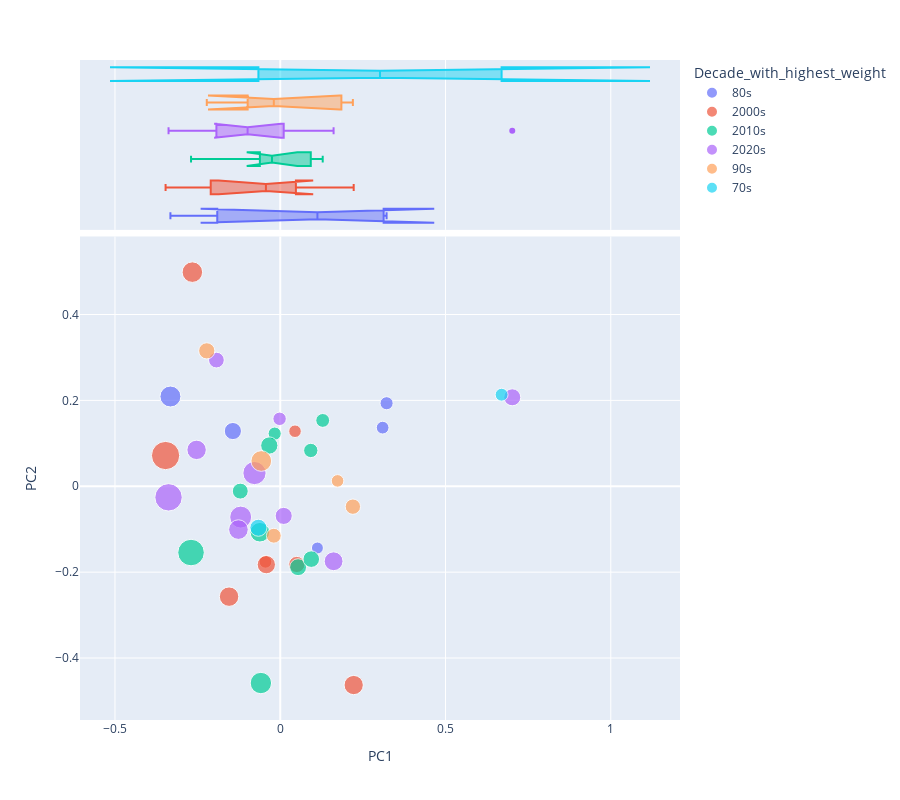

Notebook cell for this chart:
### Markdown cell above
### LDA + PCA Visualization combined with LIB table to see decade with highest weight

### Code cell
grouped_sum_theta = THETA.groupby('decade_id').sum().T

max_decades_weights = grouped_sum_theta.idxmax(axis=1)

THETA_with_decades = pd.DataFrame({'Term': grouped_sum_theta.index, 'Decade_with_highest_weight': max_decades_weights})

decade_mapping = LIB['Decade'].to_dict()

DCM_with_TOPICS_THETA = DCM_T.join(TOPICS).join(THETA_with_decades)

DCM_with_TOPICS_THETA['Decade_with_highest_weight'] = DCM_with_TOPICS_THETA['Decade_with_highest_weight'].map(decade_mapping)

DCM_with_TOPICS_THETA

px.scatter(DCM_with_TOPICS_THETA, "PC1", "PC2", color='Decade_with_highest_weight', hover_name='doc_weight_sum', \
           hover_data=['doc_weight_sum'], marginal_x='box', symbol=None, size='doc_weight_sum', height=800)

### Figure 1 — Plotly figure (JSON) as saved in the notebook; plotly's stock layout.template omitted (floating-point values rounded to 4 significant figures)
{"data": [{"customdata": [[7.168], [8.155], [14.79], [8.608], [22.01]], "hovertemplate": "<b>%{hovertext}</b><br><br>Decade_with_highest_weight=80s<br>PC1=%{x}<br>PC2=%{y}<br>doc_weight_sum=%{customdata[0]}<extra></extra>", "hovertext": [7.168, 8.155, 14.79, 8.608, 22.01], "legendgroup": "80s", "marker": {"color": "#636efa", "size": [7.168, 8.155, 14.79, 8.608, 22.01], "sizemode": "area", "sizeref": 0.1001, "symbol": "circle"}, "mode": "markers", "name": "80s", "orientation": "v", "showlegend": true, "type": "scatter", "x": [0.1125, 0.3098, -0.1433, 0.3217, -0.3323], "xaxis": "x", "y": [-0.1437, 0.1365, 0.1286, 0.1934, 0.209], "yaxis": "y"}, {"alignmentgroup": "True", "customdata": [[7.168], [8.155], [14.79], [8.608], [22.01]], "hovertemplate": "<b>%{hovertext}</b><br><br>Decade_with_highest_weight=80s<br>PC1=%{x}<br>doc_weight_sum=%{customdata[0]}<extra></extra>", "hovertext": [7.168, 8.155, 14.79, 8.608, 22.01], "legendgroup": "80s", "marker": {"color": "#636efa", "symbol": "circle"}, "name": "80s", "notched": true, "offsetgroup": "80s", "showlegend": false, "type": "box", "x": [0.1125, 0.3098, -0.1433, 0.3217, -0.3323], "xaxis": "x2", "yaxis": "y2"}, {"customdata": [[7.984], [16.78], [7.931], [13.19], [21.12], [18.97], [40.06], [18.62]], "hovertemplate": "<b>%{hovertext}</b><br><br>Decade_with_highest_weight=2000s<br>PC1=%{x}<br>PC2=%{y}<br>doc_weight_sum=%{customdata[0]}<extra></extra>", "hovertext": [7.984, 16.78, 7.931, 13.19, 21.12, 18.97, 40.06, 18.62], "legendgroup": "2000s", "marker": {"color": "#EF553B", "size": [7.984, 16.78, 7.931, 13.19, 21.12, 18.97, 40.06, 18.62], "sizemode": "area", "sizeref": 0.1001, "symbol": "circle"}, "mode": "markers", "name": "2000s", "orientation": "v", "showlegend": true, "type": "scatter", "x": [-0.0446, -0.0421, 0.04466, 0.05005, -0.2659, -0.1548, -0.3469, 0.2222], "xaxis": "x", "y": [-0.176, -0.1825, 0.1282, -0.1821, 0.4987, -0.257, 0.07161, -0.4629], "yaxis": "y"}, {"alignmentgroup": "True", "customdata": [[7.984], [16.78], [7.931], [13.19], [21.12], [18.97], [40.06], [18.62]], "hovertemplate": "<b>%{hovertext}</b><br><br>Decade_with_highest_weight=2000s<br>PC1=%{x}<br>doc_weight_sum=%{customdata[0]}<extra></extra>", "hovertext": [7.984, 16.78, 7.931, 13.19, 21.12, 18.97, 40.06, 18.62], "legendgroup": "2000s", "marker": {"color": "#EF553B", "symbol": "circle"}, "name": "2000s", "notched": true, "offsetgroup": "2000s", "showlegend": false, "type": "box", "x": [-0.0446, -0.0421, 0.04466, 0.05005, -0.2659, -0.1548, -0.3469, 0.2222], "xaxis": "x2", "yaxis": "y2"}, {"customdata": [[14.32], [8.691], [9.633], [19.25], [22.93], [35.38], [12.71], [13.79], [10.29], [14.91]], "hovertemplate": "<b>%{hovertext}</b><br><br>Decade_with_highest_weight=2010s<br>PC1=%{x}<br>PC2=%{y}<br>doc_weight_sum=%{customdata[0]}<extra></extra>", "hovertext": [14.32, 8.691, 9.633, 19.25, 22.93, 35.38, 12.71, 13.79, 10.29, 14.91], "legendgroup": "2010s", "marker": {"color": "#00cc96", "size": [14.32, 8.691, 9.633, 19.25, 22.93, 35.38, 12.71, 13.79, 10.29, 14.91], "sizemode": "area", "sizeref": 0.1001, "symbol": "circle"}, "mode": "markers", "name": "2010s", "orientation": "v", "showlegend": true, "type": "scatter", "x": [0.05401, -0.01682, 0.1285, -0.06161, -0.05854, -0.2699, -0.1209, 0.09385, 0.09238, -0.03315], "xaxis": "x", "y": [-0.1884, 0.1226, 0.1533, -0.107, -0.4582, -0.1543, -0.01129, -0.1696, 0.0834, 0.09497], "yaxis": "y"}, {"alignmentgroup": "True", "customdata": [[14.32], [8.691], [9.633], [19.25], [22.93], [35.38], [12.71], [13.79], [10.29], [14.91]], "hovertemplate": "<b>%{hovertext}</b><br><br>Decade_with_highest_weight=2010s<br>PC1=%{x}<br>doc_weight_sum=%{customdata[0]}<extra></extra>", "hovertext": [14.32, 8.691, 9.633, 19.25, 22.93, 35.38, 12.71, 13.79, 10.29, 14.91], "legendgroup": "2010s", "marker": {"color": "#00cc96", "symbol": "circle"}, "name": "2010s", "notched": true, "offsetgroup": "2010s", "showlegend": false, "type": "box", "x": [0.05401, -0.01682, 0.1285, -0.06161, -0.05854, -0.2699, -0.1209, 0.09385, 0.09238, -0.03315], "xaxis": "x2", "yaxis": "y2"}, {"customdata": [[37.59], [14.68], [17.76], [9.033], [12.41], [14.54], [24.1], [18.89], [19.29], [26.97]], "hovertemplate": "<b>%{hovertext}</b><br><br>Decade_with_highest_weight=2020s<br>PC1=%{x}<br>PC2=%{y}<br>doc_weight_sum=%{customdata[0]}<extra></extra>", "hovertext": [37.59, 14.68, 17.76, 9.033, 12.41, 14.54, 24.1, 18.89, 19.29, 26.97], "legendgroup": "2020s", "marker": {"color": "#ab63fa", "size": [37.59, 14.68, 17.76, 9.033, 12.41, 14.54, 24.1, 18.89, 19.29, 26.97], "sizemode": "area", "sizeref": 0.1001, "symbol": "circle"}, "mode": "markers", "name": "2020s", "orientation": "v", "showlegend": true, "type": "scatter", "x": [-0.338, 0.01046, 0.1614, -0.001993, -0.1931, 0.7019, -0.1197, -0.2531, -0.1265, -0.07795], "xaxis": "x", "y": [-0.02575, -0.06899, -0.1746, 0.1571, 0.2939, 0.2072, -0.07169, 0.08477, -0.1008, 0.03081], "yaxis": "y"}, {"alignmentgroup": "True", "customdata": [[37.59], [14.68], [17.76], [9.033], [12.41], [14.54], [24.1], [18.89], [19.29], [26.97]], "hovertemplate": "<b>%{hovertext}</b><br><br>Decade_with_highest_weight=2020s<br>PC1=%{x}<br>doc_weight_sum=%{customdata[0]}<extra></extra>", "hovertext": [37.59, 14.68, 17.76, 9.033, 12.41, 14.54, 24.1, 18.89, 19.29, 26.97], "legendgroup": "2020s", "marker": {"color": "#ab63fa", "symbol": "circle"}, "name": "2020s", "notched": true, "offsetgroup": "2020s", "showlegend": false, "type": "box", "x": [-0.338, 0.01046, 0.1614, -0.001993, -0.1931, 0.7019, -0.1197, -0.2531, -0.1265, -0.07795], "xaxis": "x2", "yaxis": "y2"}, {"customdata": [[7.92], [13.22], [21.52], [11.82], [11.08]], "hovertemplate": "<b>%{hovertext}</b><br><br>Decade_with_highest_weight=90s<br>PC1=%{x}<br>PC2=%{y}<br>doc_weight_sum=%{customdata[0]}<extra></extra>", "hovertext": [7.92, 13.22, 21.52, 11.82, 11.08], "legendgroup": "90s", "marker": {"color": "#FFA15A", "size": [7.92, 13.22, 21.52, 11.82, 11.08], "sizemode": "area", "sizeref": 0.1001, "symbol": "circle"}, "mode": "markers", "name": "90s", "orientation": "v", "showlegend": true, "type": "scatter", "x": [0.1734, -0.2223, -0.05735, 0.2197, -0.01947], "xaxis": "x", "y": [0.01258, 0.3154, 0.05889, -0.04747, -0.1152], "yaxis": "y"}, {"alignmentgroup": "True", "customdata": [[7.92], [13.22], [21.52], [11.82], [11.08]], "hovertemplate": "<b>%{hovertext}</b><br><br>Decade_with_highest_weight=90s<br>PC1=%{x}<br>doc_weight_sum=%{customdata[0]}<extra></extra>", "hovertext": [7.92, 13.22, 21.52, 11.82, 11.08], "legendgroup": "90s", "marker": {"color": "#FFA15A", "symbol": "circle"}, "name": "90s", "notched": true, "offsetgroup": "90s", "showlegend": false, "type": "box", "x": [0.1734, -0.2223, -0.05735, 0.2197, -0.01947], "xaxis": "x2", "yaxis": "y2"}, {"customdata": [[14.57], [8.325]], "hovertemplate": "<b>%{hovertext}</b><br><br>Decade_with_highest_weight=70s<br>PC1=%{x}<br>PC2=%{y}<br>doc_weight_sum=%{customdata[0]}<extra></extra>", "hovertext": [14.57, 8.325], "legendgroup": "70s", "marker": {"color": "#19d3f3", "size": [14.57, 8.325], "sizemode": "area", "sizeref": 0.1001, "symbol": "circle"}, "mode": "markers", "name": "70s", "orientation": "v", "showlegend": true, "type": "scatter", "x": [-0.0661, 0.6697], "xaxis": "x", "y": [-0.0966, 0.2132], "yaxis": "y"}, {"alignmentgroup": "True", "customdata": [[14.57], [8.325]], "hovertemplate": "<b>%{hovertext}</b><br><br>Decade_with_highest_weight=70s<br>PC1=%{x}<br>doc_weight_sum=%{customdata[0]}<extra></extra>", "hovertext": [14.57, 8.325], "legendgroup": "70s", "marker": {"color": "#19d3f3", "symbol": "circle"}, "name": "70s", "notched": true, "offsetgroup": "70s", "showlegend": false, "type": "box", "x": [-0.0661, 0.6697], "xaxis": "x2", "yaxis": "y2"}], "layout": {"height": 800, "legend": {"itemsizing": "constant", "title": {"text": "Decade_with_highest_weight"}, "tracegroupgap": 0}, "margin": {"t": 60}, "xaxis": {"anchor": "y", "domain": [0, 1], "title": {"text": "PC1"}}, "xaxis2": {"anchor": "y2", "domain": [0, 1], "matches": "x", "showgrid": true, "showticklabels": false}, "yaxis": {"anchor": "x", "domain": [0, 0.7326], "title": {"text": "PC2"}}, "yaxis2": {"anchor": "x2", "domain": [0.7426, 1], "matches": "y2", "showgrid": false, "showline": false, "showticklabels": false, "ticks": ""}}}
